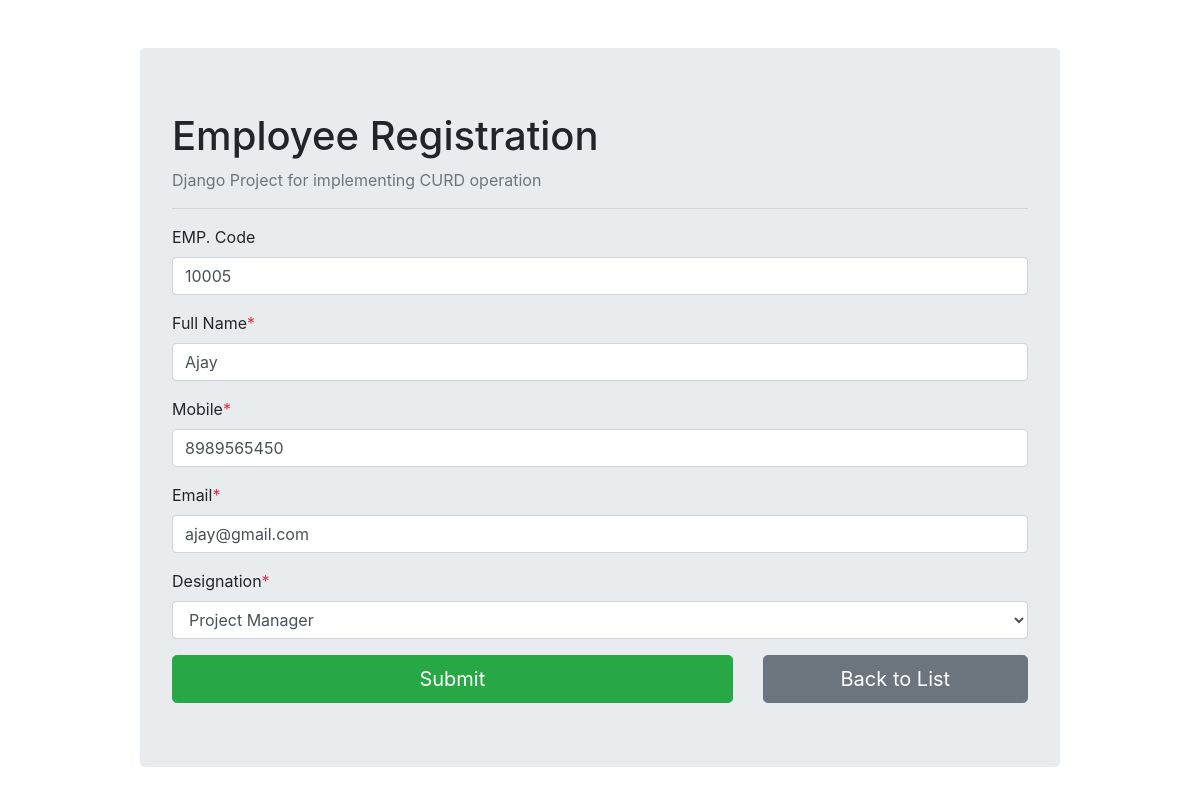
Screenshot of /emp-update/6 with the database file from the repository.
### emp_register/models.py (models this page shows, shortened)
class Employee(models.Model):
    emp_code = models.CharField(max_length=5)
    fullname = models.CharField(max_length=250)
    mobile = models.CharField(max_length=15)
    email = models.EmailField()
    designation = models.ForeignKey(Designation, on_delete=models.CASCADE)
    created = models.DateTimeField(auto_now_add=True)

### emp_register/views.py (the view)
# urls.py: path('emp-update/<str:pk>', views.empUpdate, name="update"),
def empUpdate(request, pk):
    emp = Employee.objects.get(id=pk)
    form = EmployeeForm(instance=emp)
    if request.method == 'POST':
        form = EmployeeForm(request.POST, instance=emp)
        if form.is_valid():
            form.save()
            return redirect('/')
    return render(request, 'form.html', {'form':form})

### emp_register/forms.py
class EmployeeForm(ModelForm):
    class Meta:
        model = Employee
        fields = '__all__'
        labels = {
            'emp_code':'EMP. Code',
            'fullname':'Full Name'
        }
    def __init__(self, *args, **kwargs):
        super(EmployeeForm, self).__init__(*args, **kwargs)
        self.fields['designation'].empty_label = 'Select'
        self.fields['emp_code'].required = False
        self.fields['emp_code'].widget.attrs['placeholder'] = 'Employee Code'
        self.fields['fullname'].widget.attrs['placeholder'] = 'Full Name'
        self.fields['mobile'].widget.attrs['placeholder'] = 'Mobile Number'
        self.fields['email'].widget.attrs['placeholder'] = 'Email Address'

### emp_register/models.py (called while the page is built)
    def __str__(self):
        return self.title

### templates/form.html (shortened to what this page needs)
{% extends 'base.html' %}
{% load crispy_forms_tags %}
{% block content %}
    <div class="jumbotron">
      <h1>Employee Registration</h1>
        <p class="text-secondary">Django Project for implementing CURD operation</p>
        <hr>
      <form action="" method="POST">
          {{form|crispy}}
          <div class="row">
              <div class="col-md-8">
                  <button type="submit" class="btn btn-success btn-lg btn-block">Submit</button>
              </div>
              <div class="col-md-4">
                  <a href="{% url 'list' %}" class="btn btn-secondary btn-lg btn-block">Back to List</a>
              </div>
          </div>
      </form>
    </div>
{% endblock %}

### rows the page displays
Employee: emp_code "10005", fullname "Ajay", mobile "8989565450", email "ajay@gmail.com", designation "Project Manager"
